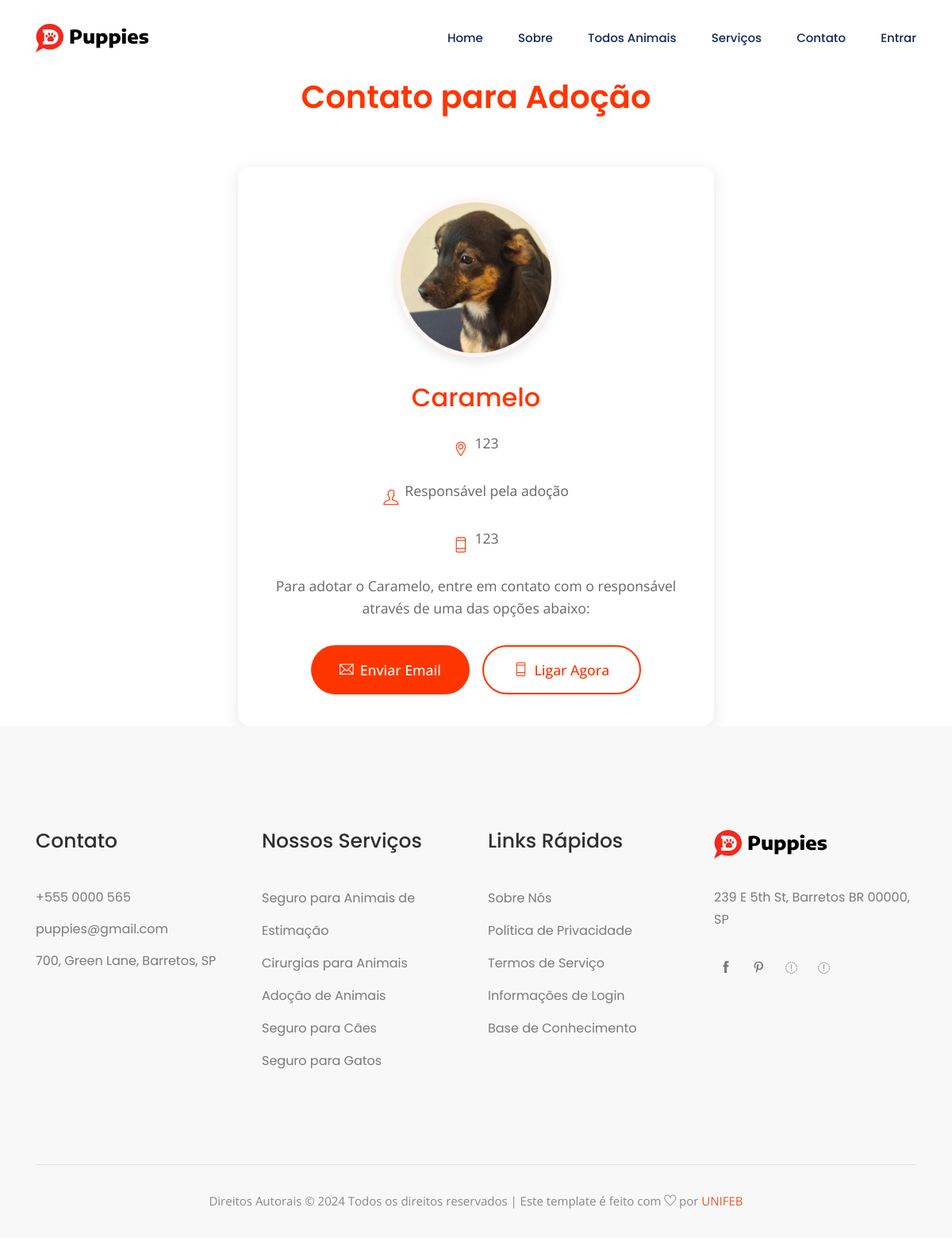
Page /contact.php?id=24 on the committed database.
### tables this page shows
CREATE TABLE IF NOT EXISTS `animals` (
  `id` int NOT NULL AUTO_INCREMENT,
  `name` varchar(50) NOT NULL,
  `species` varchar(50) NOT NULL,
  `breed` varchar(50) NOT NULL,
  `age` int NOT NULL,
  `sex` varchar(10) NOT NULL,
  `description` text NOT NULL,
  `image` varchar(255) NOT NULL,
  `location` varchar(100) NOT NULL,
  `contact_info` varchar(100) NOT NULL,
  `user_id` int NOT NULL,
  PRIMARY KEY (`id`)
);

### contact.php (the view, shortened to what this page needs)
<?php
$servername = "localhost";
$username = "root";
$password = "";
$dbname = "pets_adocao";
$conn = new mysqli($servername, $username, $password, $dbname);
if (isset($_GET['id']) && is_numeric($_GET['id'])) {
    $id = $_GET['id'];
} else {
    echo "ID inválido.";
    exit;
}
$sql = "SELECT * FROM animals WHERE id=$id";
$result = $conn->query($sql);
if ($result && $result->num_rows > 0) {
    $row = $result->fetch_assoc();
} else {
    echo "Animal não encontrado.";
    exit;
}
?>
<!DOCTYPE html>
<html lang="pt-br">
<head>
    <link rel="stylesheet" href="css/bootstrap.min.css">
    <link rel="stylesheet" href="css/owl.carousel.min.css">
    <link rel="stylesheet" href="css/magnific-popup.css">
    <link rel="stylesheet" href="css/font-awesome.min.css">
    <link rel="stylesheet" href="css/themify-icons.css">
    <link rel="stylesheet" href="css/nice-select.css">
    <link rel="stylesheet" href="css/flaticon.css">
    <link rel="stylesheet" href="css/gijgo.css">
    <link rel="stylesheet" href="css/animate.css">
    <link rel="stylesheet" href="css/slicknav.css">
    <link rel="stylesheet" href="css/style.css">
</head>
<body>
<?php include 'navbar.php'; ?>
<div class="container">
        <div class="section_title">
            <h1>Contato para Adoção</h1>
        </div>
        <div class="contact-details">
            <img src="<?php echo $row['image']; ?>" alt="<?php echo $row['name']; ?>" class="pet-image">
            <h2><?php echo $row['name']; ?></h2>
            <div class="info-item">
                <i class="ti ti-location-pin"></i>
                <p><?php echo $row['location']; ?></p>
            </div>
            <div class="info-item">
                <i class="ti ti-user"></i>
                <p>Responsável pela adoção</p>
            </div>
            <div class="info-item">
                <i class="ti ti-mobile"></i>
                <p><?php echo $row['contact_info']; ?></p>
            </div>
            <p>Para adotar o <?php echo $row['name']; ?>, entre em contato com o responsável através de uma das opções abaixo:</p>
            <div class="contact-buttons">
                <a href="mailto:<?php echo $row['contact_info']; ?>?subject=Adoção de <?php echo $row['name']; ?>" class="contact-btn email-btn">
                    <i class="ti ti-email"></i>
                    Enviar Email
                </a>
                <a href="tel:<?php echo $row['contact_info']; ?>" class="contact-btn phone-btn">
                    <i class="ti ti-mobile"></i>
                    Ligar Agora
                </a>
            </div>
        </div>
    </div>
    <footer class="footer">
        <div class="footer_top">
            <div class="container">
                <div class="row">
                    <div class="col-xl-3 col-md-6 col-lg-3">
                        <div class="footer_widget">
                            <h3 class="footer_title">Contato</h3>
                            <ul class="address_line">
                                <li>+555 0000 565</li>
                                <li><a href="mailto:demomail@gmail.com">puppies@gmail.com</a></li>
                                <li>700, Green Lane, Barretos, SP</li>
                            </ul>
                        </div>
                    </div>
                    <div class="col-xl-3 col-md-6 col-lg-3">
                        <div class="footer_widget">
                            <h3 class="footer_title">Nossos Serviços</h3>
                            <ul class="links">
                                <li><a href="#">Seguro para Animais de Estimação</a></li>
                                <li><a href="#">Cirurgias para Animais</a></li>
                                <li><a href="#">Adoção de Animais</a></li>
                                <li><a href="#">Seguro para Cães</a></li>
                                <li><a href="#">Seguro para Gatos</a></li>
                            </ul>
                        </div>
                    </div>
                    <div class="col-xl-3 col-md-6 col-lg-3">
                        <div class="footer_widget">
                            <h3 class="footer_title">Links Rápidos</h3>
                            <ul class="links">
                                <li><a href="#">Sobre Nós</a></li>
                                <li><a href="#">Política de Privacidade</a></li>
                                <li><a href="#">Termos de Serviço</a></li>
                                <li><a href="#">Informações de Login</a></li>
                                <li><a href="#">Base de Conhecimento</a></li>
                            </ul>
                        </div>
                    </div>
                    <div class="col-xl-3 col-md-6 col-lg-3">
                        <div class="footer_widget">
                            <div class="footer_logo">
                                <a href="#">
                                    <img src="img/logo_1.png" alt="Logo">
                                </a>
                            </div>
                            <p class="address_text">239 E 5th St, Barretos
                                BR 00000, SP
                            </p>
                            <div class="socail_links">
                                <ul>
                                    <li><a href="#"><i class="ti-facebook"></i></a></li>
                                    <li><a href="#"><i class="ti-pinterest"></i></a></li>
                                    <li><a href="#"><i class="fa fa-google-plus"></i></a></li>
                                    <li><a href="#"><i class="fa fa-linkedin"></i></a></li>
                                </ul>
                            </div>
                        </div>
                    </div>
                </div>
            </div>
        </div>
        <div class="copy-right_text">
            <div class="container">
                <div class="bordered_1px"></div>
                <div class="row">
                    <div class="col-xl-12">
                        <p class="copy_right text-center">
                            Direitos Autorais &copy;
                             Todos os direitos reservados | Este template é feito com <i class="ti-heart" aria-hidden="true"></i> por <a href="https://UNIFEB.com" target="_blank">UNIFEB</a>
                        </p>
                    </div>
                </div>
            </div>
        </div>
    </footer>
</body>
</html>

### contact.php (style rules this page uses)
:root { --primary-color: #ff3500; --primary-light: #ff6347; --text-dark: #333; --background-light: #fff5f2; }
.section_title { text-align: center; margin-bottom: 3rem; }
.section_title h1 { color: var(--primary-color); font-size: 2.5rem; font-weight: 600; position: relative; margin-bottom: 1rem; padding-bottom: 1rem; }
.contact-details { background: white; padding: 2.5rem; border-radius: 15px; box-shadow: 0 5px 20px rgba(0,0,0,0.1); text-align: center; max-width: 600px; margin: 0 auto; }
.contact-details h2 { color: var(--primary-color); font-size: 2rem; margin-bottom: 1.5rem; }
.contact-details p { color: #666; font-size: 1.1rem; margin-bottom: 1rem; line-height: 1.6; }
.contact-details .info-item { display: flex; align-items: center; justify-content: center; gap: 0.5rem; margin-bottom: 1rem; }
.contact-details .info-item i { color: var(--primary-color); font-size: 1.2rem; }
.contact-buttons { display: flex; justify-content: center; gap: 1rem; margin-top: 2rem; }
.contact-btn { padding: 1rem 2rem; border: none; border-radius: 50px; font-size: 1.1rem; font-weight: 500; text-decoration: none; display: inline-flex; align-items: center; justify-content: center; gap: 0.5rem; transition: all 0.3s ease; min-width: 200px; }
.email-btn { background-color: var(--primary-color); color: white; }
.phone-btn { background-color: white; color: var(--primary-color); border: 2px solid var(--primary-color); }
.pet-image { width: 200px; height: 200px; border-radius: 50%; object-fit: cover; margin: 0 auto 2rem; border: 5px solid var(--background-light); box-shadow: 0 5px 15px rgba(0,0,0,0.1); }

### rows in the picture
animals: image (picture), name "Caramelo", location "123", contact_info "123"
